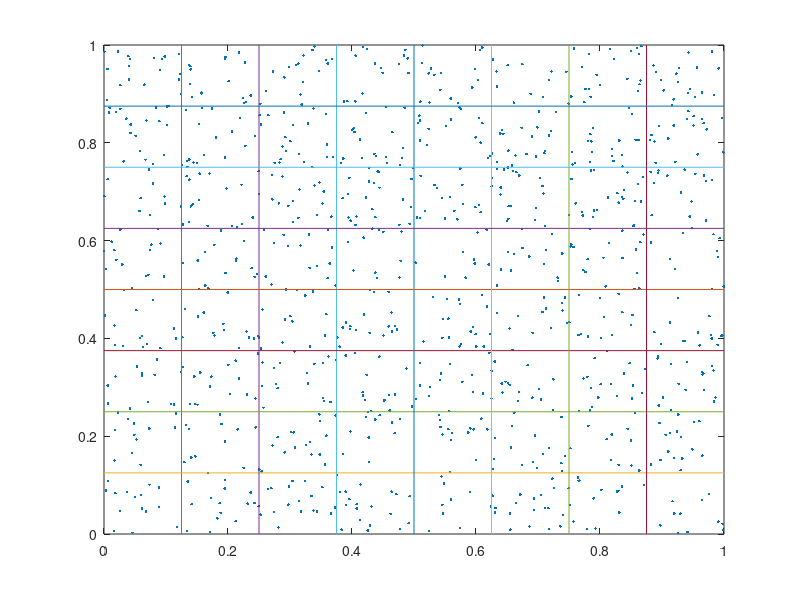

Recreate this plot in MATLAB.
close all
xy = rand(1000,2);
plot(xy(:,1), xy(:,2), '.')
hold on
lines=[1:7] ./ 8;
for x=lines
  plot([x,x], [0,1]);
  plot([0,1], [x,x]);
end
